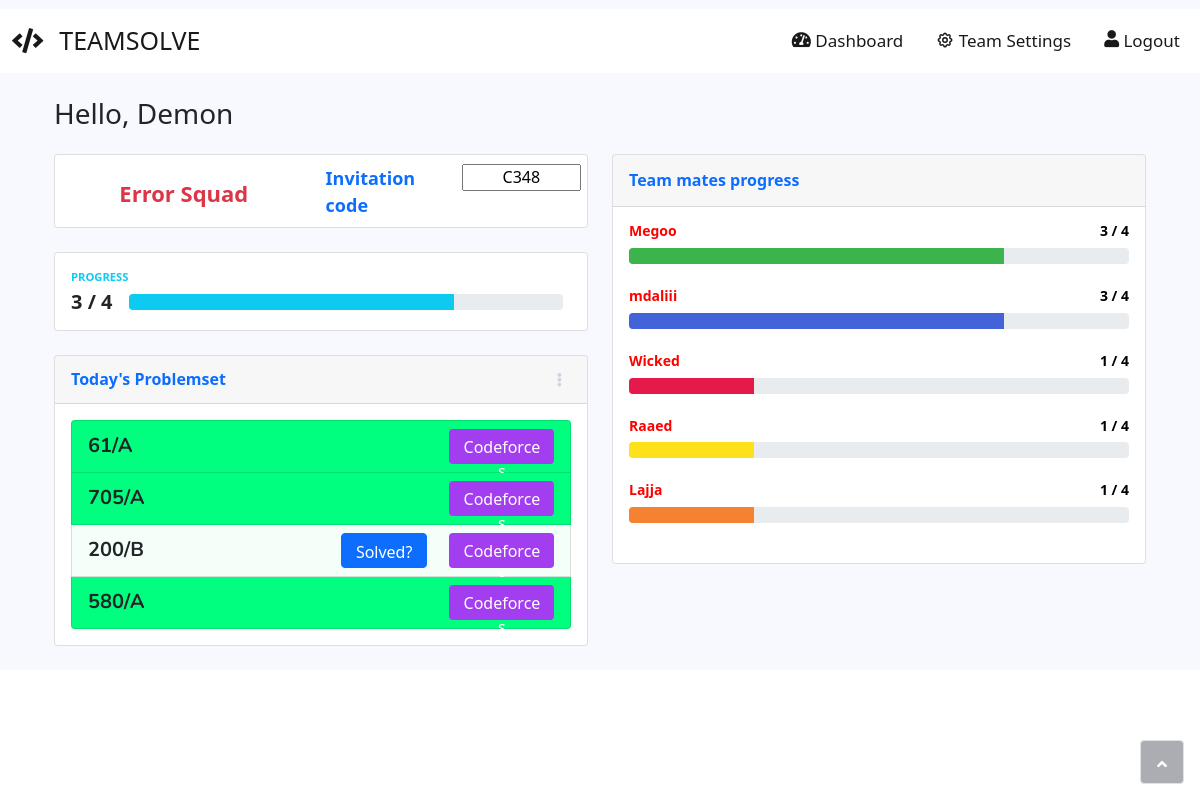
Screenshot of / (signed in) with the database file from the repository.
### website/models.py (models this page shows)
class User(db.Model, UserMixin):
    id = db.Column(db.Integer, primary_key=True)
    email = db.Column(db.String(150), unique=True)
    password = db.Column(db.String(150))
    name = db.Column(db.String(150))
    teamId = db.Column(db.Integer, db.ForeignKey('team.id'))

class Team(db.Model):
    id = db.Column(db.Integer, primary_key=True)
    name = db.Column(db.String(150))
    problemsNum = db.Column(db.Integer)
    index = db.Column(db.Integer)
    listNum = db.Column(db.Integer)
    members = db.relationship('User')

class Problem(db.Model):
    id = db.Column(db.Integer, primary_key=True)
    name = db.Column(db.String(7))
    solvers = db.relationship('User', secondary=sols, backref=db.backref('solutions', lazy='dynamic'))

### website/views.py (the view)
@views.route('/', methods=["GET", "POST"])
@login_required
def home():
    team = get_team()
    if not team:
        team = Team(name="", problemsNum=0, index=0, members=[], listNum=0, id=9999)
        return render_template("home.html", user=current_user, team=team, problemset=[], solved=[],
                               code=encrypt_id(team.id), team_mates=[], colors=[])
    sol = get_today_solved_problems_ids(current_user)
    problems = get_today_problems_list()
    team_mates = get_team_mates()
    team_mates_ind = range(len(team_mates))
    team_mates = [(team_mates[i].name, len(get_today_solved_problems_list(team_mates[i])), i) for i in team_mates_ind]
    team_mates = sorted(team_mates, key=lambda x: x[1], reverse=True)
    colors = ['#e6194b', '#3cb44b', '#ffe119', '#4363d8', '#f58231', '#911eb4', '#46f0f0', '#f032e6', '#bcf60c']
    while len(colors) < len(team_mates):
        colors += colors
    return render_template("home.html", user=current_user, team=team, problems=problems, solved=sol,
                           code=encrypt_id(team.id), team_mates=team_mates, colors=colors)

### website/__init__.py (called while the page is built)
def create_app():
    app = Flask(__name__)
    app.config['SECRET_KEY'] = 'hjshjhdjah kjshkjdhjs'
    app.config['SQLALCHEMY_DATABASE_URI'] = f'sqlite:///{DB_NAME}'
    db.init_app(app)
    from .views import views
    from .auth import auth
    app.register_blueprint(views, url_prefix='/')
    app.register_blueprint(auth, url_prefix='/')
    from .models import User, Team, Problem
    create_database(app)
    login_manager = LoginManager()
    login_manager.login_view = 'auth.login'
    login_manager.init_app(app)
    with app.app_context():
        if not Problem.query.get(int(1)):
            load_problems(app)
    @login_manager.user_loader
    def load_user(id):
        return User.query.get(int(id))
    return app

### website/auth.py (called while the page is built)
def encrypt_id(num):
    return str(hex((51 + num) * 651)[2:])[::-1].upper()

### website/views.py (called while the page is built)
def get_team():
    return Team.query.get(current_user.teamId)

def get_problems_start_id():
    return get_team().index + 1

def get_problems_number():
    return get_team().problemsNum

def get_today_problems_list():
    start = get_problems_start_id()
    end = start + get_problems_number()
    return list(Problem.query.filter(Problem.id >= start, Problem.id < end).all())

def get_today_solved_problems_list(user):
    start = get_problems_start_id()
    end = start + get_problems_number()
    return user.solutions.filter(Problem.id >= start, Problem.id < end).all()

def get_today_solved_problems_ids(user):
    return [i.id for i in get_today_solved_problems_list(user)]

def get_team_mates():
    teamMates = list(User.query.filter_by(teamId=current_user.teamId))
    teamMates.remove(current_user)
    return teamMates

### website/templates/home.html (shortened to what this page needs)
{% extends "index.html" %} {% block title %}Home{% endblock %}
{% block content %}
{% if not user.teamId %}
<div class="col text-center" style="margin: 1px;"><a class="btn btn-primary btn-sm d-none d-sm-inline-block" role="button" href="/create-team" style="padding-right: 2;padding-bottom: 2;padding-left: 2;padding-top: 2;height: 30.8px;width: 121.325px;"><i class="fas fa-plus fa-sm text-white-50"></i>&nbsp;Create Team</a><a class="btn btn-primary btn-sm d-none d-sm-inline-block" role="button" href="/join-team" style="margin: 13px;"><i class="fas fa-road fa-sm text-white-50"></i>&nbsp; Join Existing Team</a></div>
{% else %}
<div class="container-fluid">
   <div class="d-sm-flex justify-content-between align-items-center mb-4">
      <h3 class="text-dark mb-0">Hello, {{ user.name.split()[0] }} </h3>
   </div>
   <div class="row">
      <div class="col order-first">
         <div class="card">
            <div class="row align-items-center no-gutters" style="padding-top: 4px;">
               <div class="col d-md-flex justify-content-md-center"><label class="col-form-label text-danger" style="font-size: 22px;margin-left: 11px;"><strong>{{team.name}}</strong><br></label></div>
               <div class="col d-md-flex justify-content-md-center"><label class="form-label text-primary" style="font-size: 18px;margin-top: 6px; width: 130px;"><strong>Invitation code&nbsp;</strong></label><input readonly value="{{code}}"  class="d-md-flex align-items-md-center" type="text" style="text-align: center;  height: 26.6px;width: 119.4px;margin-top: 5px;margin-left: 6px;margin-bottom: 8px;margin-right: 6px;"></div>
            </div>
         </div>
         <br>
         <div class="card">
            <div class="card-body" style="padding-top: 16px;">
               <div class="row align-items-center no-gutters">
                  <div class="col me-2">
                     <div class="text-uppercase text-info fw-bold text-xs mb-1"><span>progress</span></div>
                     <div class="row g-0 align-items-center">
                        <div class="col-auto">
                           <div class="text-dark fw-bold h5 mb-0 me-3"><span>{{ solved|length }} / {{ team.problemsNum }} </span></div>
                        </div>
                        <div class="col">
                           <div class="progress progress-sm">
                              {% set my_progress = solved|length / team.problemsNum * 100 %}
                              <div class="progress-bar bg-info" aria-valuenow="{{ my_progress }}" aria-valuemin="0" aria-valuemax="100" style="width: {{ my_progress }}%;"><span class="visually-hidden">{{ my_progress }}%</span></div>
                           </div>
                        </div>
                     </div>
                  </div>
               </div>
            </div>
         </div>
         <br>
         <div class="card" style="text-align: left;">
            <div class="card-header d-flex justify-content-between align-items-center">
               <h6 class="text-primary fw-bold m-0">Today's Problemset</h6>
               <div class="dropdown no-arrow">
                  <button class="btn btn-link btn-sm dropdown-toggle" aria-expanded="false" data-bs-toggle="dropdown" type="button"><i class="fas fa-ellipsis-v text-gray-400"></i></button>
               </div>
            </div>
            <div class="card-body">
               <ul class="list-group">
                  {% for problem in problems %}
                  <li class="list-group-item" {% if problem.id in solved %} style="background-color: springgreen;" {% else %} style="background-color: mintcream;" {% endif %} >
                  <div class="row align-items-center no-gutters">
                     <div class="col me-2"><span style="font-size: 20px;font-weight: bold;font-family: Nunito, sans-serif;">{{ problem.name }}</span></div>
                     {% set url = 'https://codeforces.com/problemset/problem/' + problem.name %}
                     <div class="col-auto">
                        {% if problem.id not in solved %}
                        <button class="btn btn-primary" type="button" style="text-align: center;padding-right: 11px;margin-right: 18px;height: 35px;width: 86.125px;" onclick="window.location.href='{{ url_for( 'views.solved', num=problem.id) }}';">Solved?</button>
                        {% endif %}
                        <button  class="btn btn-primary" type="button" target='_blank'  style="text-align: center;padding-right: 11px;margin-left: 0px;height: 35px;width: 105.125px;margin-right: 0px;background: rgb(162,62,239);color: var(--bs-body-bg);border-style: none;border-color: var(--bs-blue);" onclick= "window.open('{{url}}','_blank');return false;">Codeforces</button>
                     </div>
                  </div>
                  </li>
                  {% endfor %}
               </ul>
            </div>
         </div>
         <br>
      </div>
      <div class="col">
         <div class="card">
            <div class="card-header py-3">
               <h6 class="text-primary fw-bold m-0">Team mates progress</h6>
            </div>
            <div class="card-body">
               {% for name, num, i in team_mates %}
               {% set m = team_mates[i] %}
               <h4 class="small fw-bold" style="color: red">{{ name }}<span class="float-end" style="color: black">{{ num }} / {{ team.problemsNum }}</span></h4>
               <div class="progress progress mb-4">
                  <div class="progress-bar bg-gradient-primary"  aria-valuenow="{{num / team.problemsNum * 100 }}" aria-valuemin="0" aria-valuemax="100" style=" background: {{ colors[i] }}; width: {{ num / team.problemsNum * 100 }}%;"><span class="visually-hidden">{{ num / team.problemsNum }}%</span></div>
               </div>
               {% endfor %}
            </div>
         </div>
      </div>
   </div>
</div>
{% endif %}
{% endblock %}

### rows the page displays
User: name "Demon"
Team: name "Error Squad", problemsNum "4"
Problem: name "61/A"
Problem: name "705/A"
Problem: name "200/B"
Problem: name "580/A"
User: name "Megoo", id "3"
User: name "mdaliii", num "3"
User: name "Wicked", teamId "1"
User: name "Raaed", teamId "1"
User: name "Lajja", teamId "1"

### other values shown
{{ solved|length }} "3"
